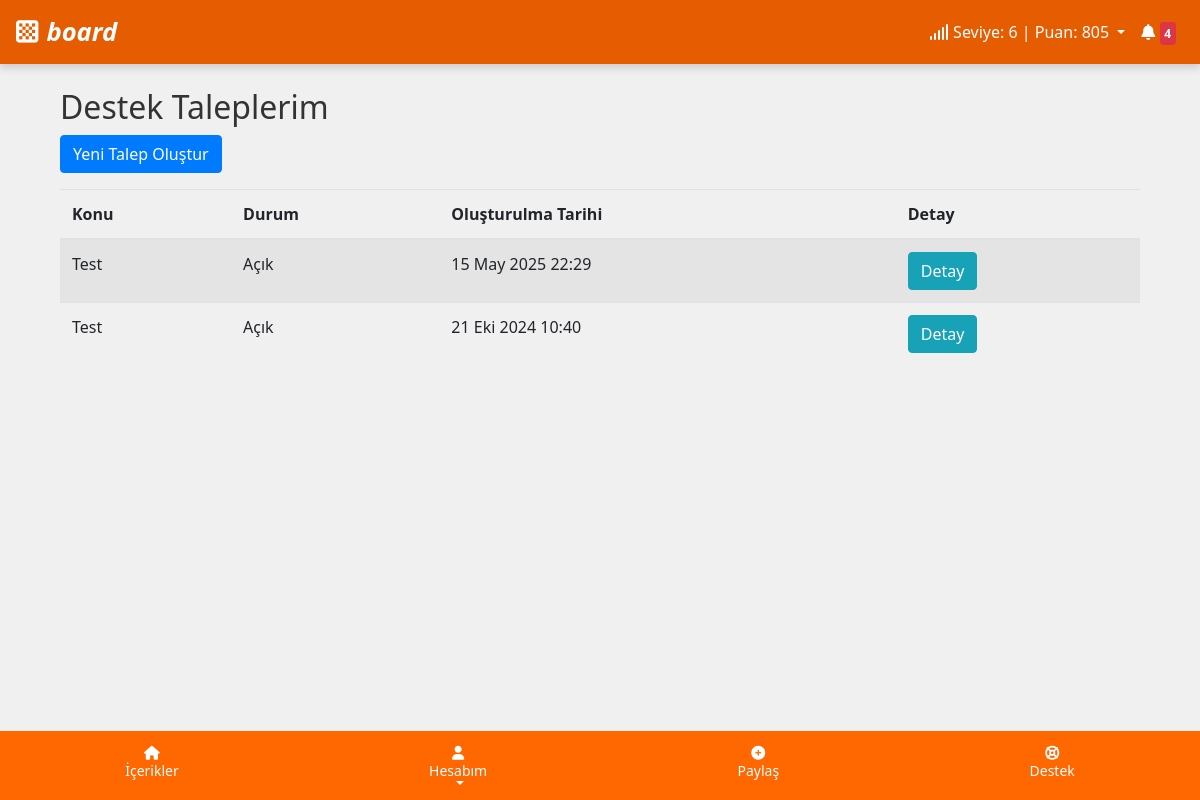
The app's page /support/destek-talepleri/ (signed in) with its own data.
### support/models.py (models this page shows, shortened)
class SupportRequest(models.Model):
    STATUS_CHOICES = [
        ('open', 'Açık'),
        ('closed', 'Kapalı'),
    ]
    user = models.ForeignKey(
        settings.AUTH_USER_MODEL,
        on_delete=models.CASCADE,
        verbose_name="Kullanıcı"
    )
    subject = models.CharField(max_length=100, verbose_name="Konu")
    message = models.TextField(verbose_name="Mesaj")
    attachment = models.ImageField(
        upload_to='support_attachments/',
        null=True,
        blank=True,
        verbose_name="Dosya Eki"
    )
    status = models.CharField(
        max_length=20,
        choices=STATUS_CHOICES,
        default='open',
        verbose_name="Durum"
    )
    created_at = models.DateTimeField(auto_now_add=True, verbose_name="Oluşturulma Tarihi")
    updated_at = models.DateTimeField(auto_now=True, verbose_name="Güncellenme Tarihi")
    class Meta:
        verbose_name = "Destek Talebi"
        verbose_name_plural = "Destek Talepleri"

### support/views.py (the view)
# urls.py: path('destek-talepleri/', views.support_request_list, name='support_request_list'),
@login_required
def support_request_list(request):
    requests = SupportRequest.objects.filter(user=request.user).order_by('-created_at')
    return render(request, 'support_request_list.html', {'requests': requests})

### posts/templatetags/custom_filters.py (called while the page is built)
@register.filter
def has_second_survey_due(user):
    try:
        return user.survey_completion.is_second_survey_due()
    except:
        return False

### users/models.py (called while the page is built)
    def get_level_progress_text(self):
        current_level_threshold = self.LEVEL_THRESHOLDS.get(self.level, 0)
        next_level_threshold = self.LEVEL_THRESHOLDS.get(self.level + 1, current_level_threshold)
        if next_level_threshold == current_level_threshold:
            return f"Seviye {self.level} (Maksimum)"
        progress_in_level = self.points - current_level_threshold
        points_needed_for_next_level = next_level_threshold - current_level_threshold
        return f"Seviye {self.level} ({progress_in_level}/{points_needed_for_next_level})"

    def is_second_survey_due(self):
        if not self.completed or self.second_survey_completed:
            return False
        if self.completed_at:
            from django.utils import timezone
            import datetime
            seven_days_later = self.completed_at + datetime.timedelta(days=7)
            return timezone.now() >= seven_days_later
        return False

### users/utils.py (called while the page is built)
def get_leaderboard_url(user):
    if not user.group:
        return None  # Grup yoksa leaderboard URL'si de yok
    if user.group.name in ['A', 'B']:
        return reverse('group_leaderboard')
    elif user.group.name in ['C', 'D', 'F']:
        return reverse('team_leaderboard')
    else:
        return None

### templates/support_request_list.html (shortened to what this page needs)
{% extends 'base.html' %}
{% load static %}
{% block content %}
<div class="container mt-4">
    <h2>Destek Taleplerim</h2>
    <div class="d-flex justify-content-between align-items-center mb-3">
        <a href="{% url 'support_request_create' %}" class="btn btn-primary">Yeni Talep Oluştur</a>
    </div>
    <div class="table-responsive">
        <table class="table table-striped">
            <thead>
                <tr>
                    <th>Konu</th>
                    <th>Durum</th>
                    <th>Oluşturulma Tarihi</th>
                    <th>Detay</th>
                </tr>
            </thead>
            <tbody>
                {% for req in requests %}
                <tr>
                    <td>{{ req.subject }}</td>
                    <td>{{ req.get_status_display }}</td>
                    <td>{{ req.created_at|date:"d M Y H:i" }}</td>
                    <td>
                        <a href="{% url 'support_request_detail' req.pk %}" class="btn btn-info">Detay</a>
                    </td>
                </tr>
                {% empty %}
                <tr>
                    <td colspan="4" class="text-muted">Henüz bir talebiniz yok.</td>
                </tr>
                {% endfor %}
            </tbody>
        </table>
    </div>
</div>
{% endblock %}

### templates/base.html (style rules this page uses)
body { background-color: #f0f0f0; font-family: 'Segoe UI', Tahoma, Geneva, Verdana, sans-serif; padding-bottom: 80px; color: #333; }

### records on screen
SupportRequest: subject "Test", status "Açık", created_at "15 May 2025 22:29"
SupportRequest: subject "Test", status "Açık", created_at "21 Eki 2024 10:40"

### other values on screen
{{ level }} "6"
{{ points }} "805"
